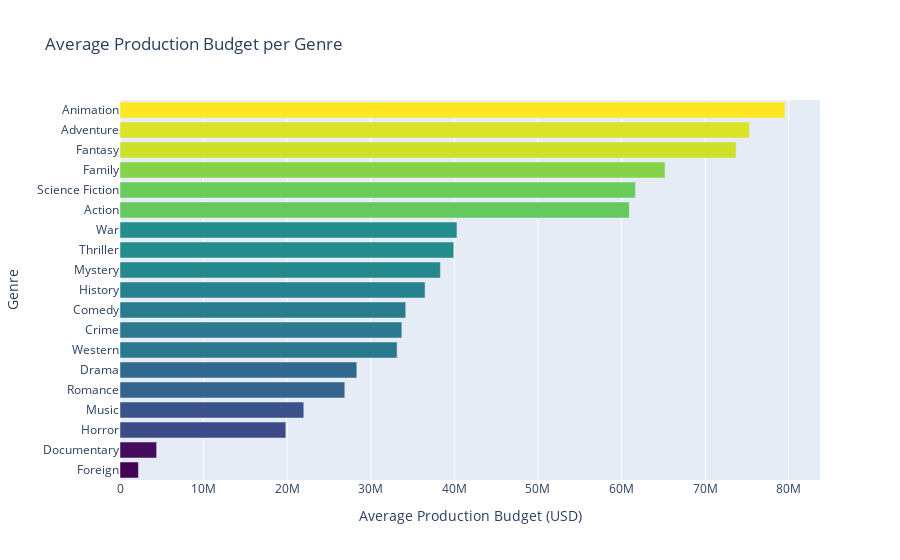

The code cell stored with this chart in its notebook:
### Markdown cell above
## 5.1 Average Production Budget per Genre

### Code cell
# Calculating average production budget per genre
avg_budget_genre = df.explode('genres_list').groupby('genres_list')['rt_production_budget'].mean().sort_values(ascending=False)

# Plotting
# 5.1 Average Production Budget per Genre

# Creating the bar plot
# plt.figure(figsize=(12,8))
# sns.barplot(x=avg_budget_genre.values, y=avg_budget_genre.index, palette='viridis')
# plt.xlabel('Average Production Budget (USD)')
# plt.ylabel('Genre')
# plt.title('Average Production Budget per Genre')
# plt.show()

fig = px.bar(
    x=avg_budget_genre.values,
    y=avg_budget_genre.index,
    orientation='h',
    labels={'x': 'Average Production Budget (USD)', 'y': 'Genre'},
    title='Average Production Budget per Genre',
    color=avg_budget_genre.values,
    color_continuous_scale='Viridis'
)

# Updating layout for better readability
fig.update_layout(
    yaxis=dict(categoryorder='total ascending'),
    coloraxis_showscale=False
)

# Display the plot
fig.show()

### Figure 1 — Plotly figure (JSON) as saved in the notebook; plotly's stock layout.template omitted (floating-point values rounded to 4 significant figures)
{"data": [{"alignmentgroup": "True", "hovertemplate": "Average Production Budget (USD)=%{x}<br>Genre=%{y}<br>color=%{marker.color}<extra></extra>", "legendgroup": "", "marker": {"color": [79560000.0, 75300000.0, 73700000.0, 65200000.0, 61670000.0, 60930000.0, 40310000.0, 39930000.0, 38330000.0, 36500000.0, 34180000.0, 33720000.0, 33150000.0, 28330000.0, 26890000.0, 21990000.0, 19840000.0, 4384000.0, 2204000.0], "coloraxis": "coloraxis", "pattern": {"shape": ""}}, "name": "", "offsetgroup": "", "orientation": "h", "showlegend": false, "textposition": "auto", "type": "bar", "x": [79560000.0, 75300000.0, 73700000.0, 65200000.0, 61670000.0, 60930000.0, 40310000.0, 39930000.0, 38330000.0, 36500000.0, 34180000.0, 33720000.0, 33150000.0, 28330000.0, 26890000.0, 21990000.0, 19840000.0, 4384000.0, 2204000.0], "xaxis": "x", "y": ["Animation", "Adventure", "Fantasy", "Family", "Science Fiction", "Action", "War", "Thriller", "Mystery", "History", "Comedy", "Crime", "Western", "Drama", "Romance", "Music", "Horror", "Documentary", "Foreign"], "yaxis": "y"}], "layout": {"barmode": "relative", "coloraxis": {"colorbar": {"title": {"text": "color"}}, "colorscale": [[0, "#440154"], [0.1111, "#482878"], [0.2222, "#3e4989"], [0.3333, "#31688e"], [0.4444, "#26828e"], [0.5556, "#1f9e89"], [0.6667, "#35b779"], [0.7778, "#6ece58"], [0.8889, "#b5de2b"], [1, "#fde725"]], "showscale": false}, "legend": {"tracegroupgap": 0}, "title": {"text": "Average Production Budget per Genre"}, "xaxis": {"anchor": "y", "domain": [0, 1], "title": {"text": "Average Production Budget (USD)"}}, "yaxis": {"anchor": "x", "categoryorder": "total ascending", "domain": [0, 1], "title": {"text": "Genre"}}}}
